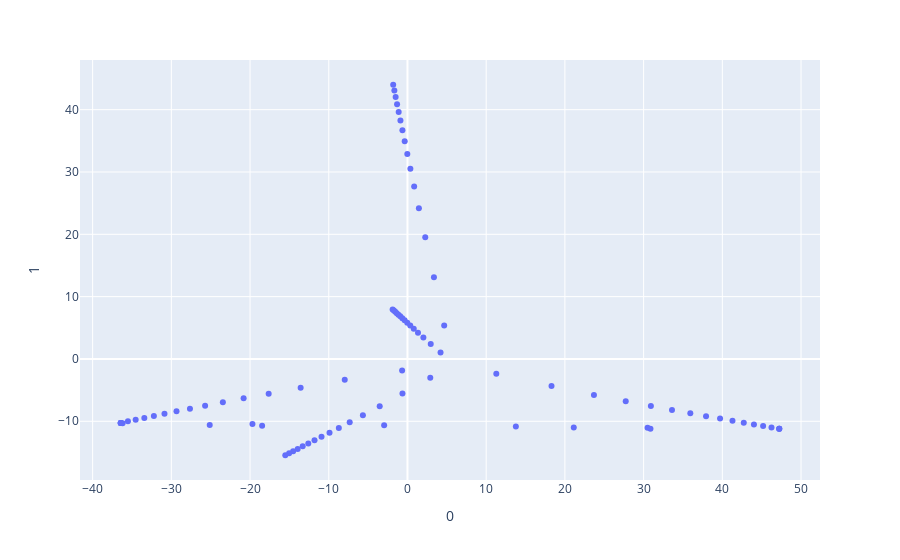

Source (notebook cell):
### Code cell
ilknoktalar34 = ilkdogrunoktalari34.copy()

for i in range(7):
    ilknoktalar34[i][0] = ilknoktalar34[i][0].flatten()
    ilknoktalar34[i][1] = ilknoktalar34[i][1].flatten()
    ilknoktalar34[i][2] = ilknoktalar34[i][2].flatten()
    ilknoktalar34[i][3] = ilknoktalar34[i][3].flatten()

Xaralist34= []
for i in range(7):
    Xaralist34.append(np.hstack((ilknoktalar34[i][0],ilknoktalar34[i][1],ilknoktalar34[i][2],ilknoktalar34[i][3])))



sonnoktalar34 = tümNoktalarim.copy()
sonnoktalarsave34 = sonnoktalar34.copy()

for i in range(7):
    sonnoktalar34[i][0] = sonnoktalar34[i][0].flatten()
    sonnoktalar34[i][1] = sonnoktalar34[i][1].flatten()
    sonnoktalar34[i][2] = sonnoktalar34[i][2].flatten()
    sonnoktalar34[i][3] = sonnoktalar34[i][3].flatten()

Xsonaralist34= []
for i in range(7):
    Xsonaralist34.append(np.hstack((sonnoktalar34[i][0],sonnoktalar34[i][1],sonnoktalar34[i][2],sonnoktalar34[i][3])))




Xaralist34 = np.array(Xaralist34)
Xsonaralist34 = np.array(Xsonaralist34)
alldizi = np.vstack((Xlist,Xaralist34,Xsonaralist34))

X = alldizi

pca = PCA(n_components=2)
components = pca.fit_transform(X)

fig = px.scatter(components, x=0, y=1)
fig.show()

### Figure 1 — Plotly figure (JSON) as saved in the notebook; plotly's stock layout.template omitted (floating-point values rounded to 4 significant figures)
{"data": [{"hovertemplate": "0=%{x}<br>1=%{y}<extra></extra>", "legendgroup": "", "marker": {"color": "#636efa", "symbol": "circle"}, "mode": "markers", "name": "", "orientation": "v", "showlegend": false, "type": "scatter", "x": [4.663, 3.362, 2.258, 1.449, 0.8485, 0.368, -0.02015, -0.3522, -0.6416, -0.893, -1.118, -1.32, -1.503, -1.668, -1.816, 2.896, -0.6377, -3.529, -5.664, -7.341, -8.721, -9.904, -10.92, -11.81, -12.6, -13.31, -13.95, -14.53, -15.04, -15.52, 11.28, 18.3, 23.69, 27.73, 30.92, 33.61, 35.93, 37.93, 39.71, 41.29, 42.73, 44.02, 45.18, 46.25, 47.23, -0.6838, -7.971, -13.57, -17.64, -20.82, -23.46, -25.71, -27.64, -29.35, -30.87, -32.22, -33.43, -34.53, -35.52, -36.43, 4.2, 2.953, 2.02, 1.335, 0.7976, 0.3503, -0.02881, -0.361, -0.6552, -0.9158, -1.149, -1.359, -1.555, -1.725, -1.885, 47.23, 30.5, 13.77, -2.964, -19.7, -36.43, -36.43, 47.23, 30.87, 21.13, -18.47, -25.13, -36.2, -36.43], "xaxis": "x", "y": [5.351, 13.11, 19.51, 24.17, 27.66, 30.53, 32.88, 34.92, 36.69, 38.25, 39.64, 40.89, 42.03, 43.06, 44.0, -3.001, -5.559, -7.594, -9.043, -10.15, -11.06, -11.82, -12.48, -13.06, -13.57, -14.02, -14.43, -14.81, -15.14, -15.45, -2.357, -4.331, -5.774, -6.789, -7.562, -8.194, -8.724, -9.174, -9.572, -9.918, -10.23, -10.52, -10.77, -11.0, -11.21, -1.845, -3.341, -4.616, -5.566, -6.322, -6.955, -7.502, -7.976, -8.403, -8.791, -9.136, -9.454, -9.746, -10.01, -10.26, 1.055, 2.402, 3.43, 4.217, 4.851, 5.376, 5.819, 6.202, 6.541, 6.841, 7.11, 7.35, 7.571, 7.766, 7.947, -11.21, -11.02, -10.83, -10.64, -10.45, -10.26, -10.26, -11.21, -11.19, -11.0, -10.71, -10.59, -10.33, -10.26], "yaxis": "y"}], "layout": {"legend": {"tracegroupgap": 0}, "margin": {"t": 60}, "xaxis": {"anchor": "y", "domain": [0, 1], "title": {"text": "0"}}, "yaxis": {"anchor": "x", "domain": [0, 1], "title": {"text": "1"}}}}
